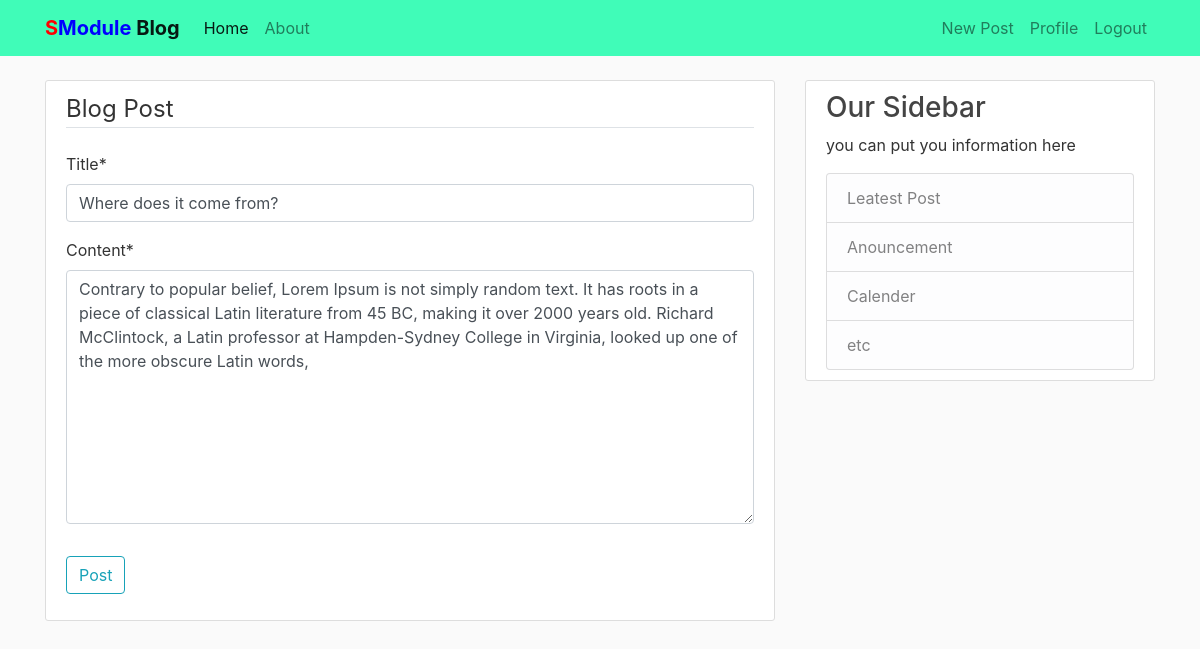
Screenshot of /post/update/9/ (signed in) with the database file from the repository.
### blog/models.py (models this page shows, shortened)
class Posts(models.Model):
    title = models.CharField(max_length=100)
    content = models.TextField()
    date_posted = models.DateTimeField(default=timezone.now)
    author = models.ForeignKey(User, on_delete=models.CASCADE)

### blog/views.py (the view, shortened to what this page needs)
class PostUpdateView(LoginRequiredMixin, UserPassesTestMixin, UpdateView):
    model = Posts
    fields = ['title', 'content']
    template_name = 'blog/post_form.html'
    def test_func(self):
        post = self.get_object()
        if self.request.user == post.author:
            return True
        return False

### blog/templates/blog/post_form.html (shortened to what this page needs)
{% extends "blog/base.html" %}
{% load crispy_forms_tags %}
{% block content %}
    <div class="content-section">
      <form action="" method="post">
        <fieldset class="form-group">
          <legend class="border-bottom mb-4">Blog Post</legend>
          {{ form|crispy }}
        </fieldset>
        <div class="form-group">
          <button class="btn btn-outline-info" type="submit">Post</button>
        </div>
      </form>
    </div>
{% endblock %}

### blog/static/blog/main.css (style rules this page uses)
body { background: #fafafa; color: #333333; }
.content-section { background: #ffffff; padding: 10px 20px; border: 1px solid #dddddd; border-radius: 3px; margin-bottom: 20px; }

### rows the page displays
Posts: title "Where does it come from?", content "Contrary to popular belief, Lorem Ipsum is not simply random text. It has roots in a piece of classical Latin literature from 45 BC, making it over 2000 years old. Richard McClintock, a Latin professor at Hampden-Sydney College in Virginia, looked up one of the more obscure Latin words,"
